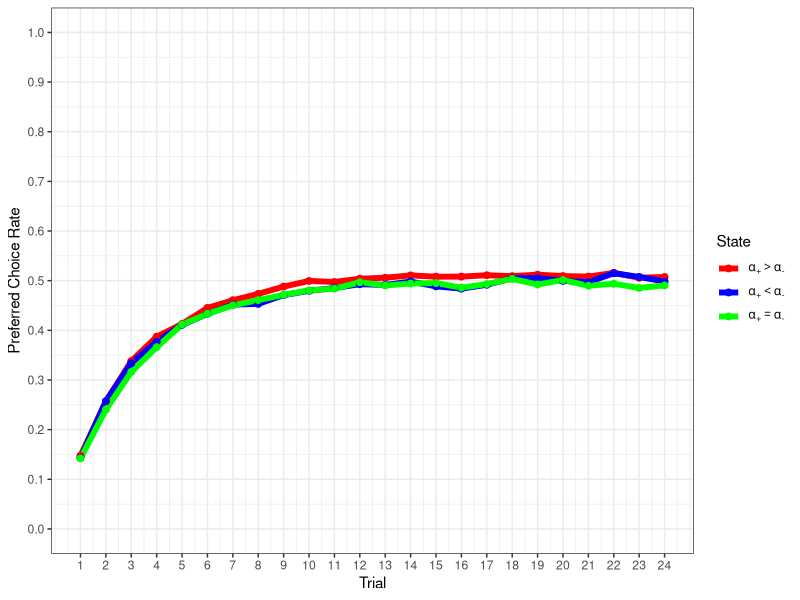
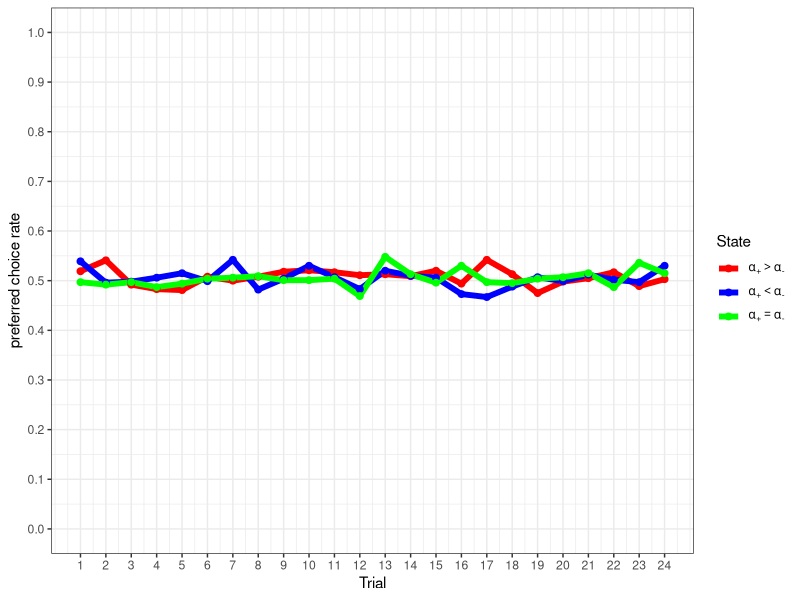

The R source for these figures, in order:

rm(list = ls())

library(data.table)
library(ggplot2)
library(cowplot)
library(dplyr)

session_simulate <- function(n_trials, nsims, beta) {
  # create an empty list
  result_for_each_condition <- list()
  for (i in 1:3) {
    # condition on learning rate
    if(i==1){
      positive_lr <- 0.45
      negative_lr <- 0.15
    }else if(i==2){
      positive_lr <- 0.30
      negative_lr <- 0.30
    }else if(i==3){
      positive_lr <- 0.15
      negative_lr <- 0.45
    }
    # initials for the simulation and the trials
    preffered_for_each_condition <- list()
    q1_for_each_trial <- matrix(NA, nrow=nsims, ncol=n_trials)
    q2_for_each_trial <- matrix(NA, nrow=nsims, ncol=n_trials)
    c1_for_each_trial <- matrix(NA, nrow=nsims, ncol=n_trials)
    c2_for_each_trial <- matrix(NA, nrow=nsims, ncol=n_trials)
    
    for (s in 1:nsims) {
      # initials for the trials
      Q = c(0,0)
      outcome = matrix(NA, n_trials, 2)
      dv1 = rep(NA,n_trials)
      dv2 = rep(NA, n_trials)
      prob_choose_1 = rep(NA,n_trials)
      prob_choose_2 = rep(NA,n_trials)
      choose_1 = rep(NA,n_trials)
      choose_2 = rep(NA,n_trials)
      for (t in 1:n_trials) {
        p1 = 0.50
        p2 = 0.50
        dv1[t] <- (Q[2]-Q[1])
        dv2[t] <- (Q[1]-Q[2])
        prob_choose_1[t] = 1/(1+exp(beta*dv1[t]))
        prob_choose_2[t] = 1/(1+exp(beta*dv2[t]))
        choose_1 <- as.numeric(runif(1)<=prob_choose_1[t])
        choose_2 <- as.numeric(runif(1)<=prob_choose_2[t])
        c1_for_each_trial[s,t] <- choose_1
        c2_for_each_trial[s,t] <- choose_2
        outcome[t,1] = as.numeric(runif(1)<=p1)
        outcome[t,2] = as.numeric(runif(1)<=p2)
        PE1 <- outcome[t,1]-Q[1]
        PE2 <- outcome[t,2]-Q[2]
        if(PE1>0 & c1_for_each_trial[s,t]==1){
          Q[1] <- Q[1] + positive_lr*PE1
        }else if(PE1<0 & c1_for_each_trial[s,t]==0){
          Q[1] <- Q[1] + positive_lr*PE1
        }else if(PE1<0 & c1_for_each_trial[s,t] == 1){
          Q[1] <- Q[1] + negative_lr*PE1
        }else if(PE1>0 & c1_for_each_trial[s,t] == 0){
          Q[1] <- Q[1] + negative_lr*PE1
        }
        if (PE2>0 & c2_for_each_trial[s,t] == 1){
          Q[2] <- Q[2] + positive_lr*PE2
        }else if (PE2>0 & c2_for_each_trial[s,t] == 0){
          Q[2] <- Q[2] + negative_lr*PE2
        } else if(PE2<0 & c2_for_each_trial[s,t] == 1){
          Q[2] <- Q[2] + negative_lr*PE2
        }else if(PE2<0 & c2_for_each_trial[s,t] == 0){
          Q[2] <- Q[2] + positive_lr*PE2
        }
        q1_for_each_trial[s,t] <- Q[1]
        q2_for_each_trial[s,t] <- Q[2]
      } # end of trials loop
    } # end of simulation loop
    c1_mean <- apply(c1_for_each_trial, 2, mean)
    c2_mean <- apply(c2_for_each_trial, 2, mean)
    nc1 <- sum(c1_mean>0.50)
    nc2 <- sum(c2_mean>0.50)
    condition=i
    if(nc1 > nc2){
      q1=apply(q1_for_each_trial, 2, mean)
      c1=apply(c1_for_each_trial, 2, mean)
      df=data.frame(Q=q1,C=c1,condition)
    }else{
      q2=apply(q2_for_each_trial, 2, mean)
      c2=apply(c2_for_each_trial, 2, mean)
      df=data.frame(Q=q2,C=c2,condition)
    }
    result_for_each_condition[[i]] <- df
  } # end of condition loop
  names(result_for_each_condition) <- paste0('condition',1:3)
  return(result_for_each_condition)
}

n_trials = 24
nsims    = 1000
beta     = 3
middle_point <- round(n_trials/2)
df  <- session_simulate(n_trials, nsims, beta)
df
df <- do.call(rbind, df)
df$condition <- factor(df$condition, levels = 1:3, labels = c('greater','less','equal'))
long=data.frame(trial=rep(1:n_trials,3),
                Q=df$Q,
                Choose=df$C,
                Condition=df$condition)
long$Condition <- as.factor(long$Condition)
long$trial <- as.numeric(long$trial)
legend_labels <- c(expression(alpha[`+`]>alpha[`-`]),
                   expression(alpha[`+`]<alpha[`-`]),
                   expression(alpha[`+`]==alpha[`-`]))
ggplot(long, aes(x=trial, y=Q))+
  geom_line(aes(color = Condition), size=2)+
  geom_point(aes(color = Condition), size=2)+
  xlab('Trial')+ylab('Preferred Choice Rate')+
  theme_bw() +
  scale_y_continuous(n.breaks = 10,limits = c(0, 1))+
  scale_x_continuous(breaks = 1:n_trials)+
  scale_color_manual(name='State',values = c("red", "blue", 'green'), labels = parse(text = legend_labels))
# ggsave('plot_Preferred.jpg')


ggplot(long, aes(x=trial, y=Choose))+
  geom_line(aes(color = Condition), size=2)+
  geom_point(aes(color = Condition), size=2)+
  xlab('Trial')+ylab('preferred choice rate')+
  theme_bw() +
  scale_y_continuous(n.breaks = 10,limits = c(0, 1))+
  scale_x_continuous(breaks = 1:n_trials)+
  scale_color_manual(name='State',values = c("red", "blue", 'green'), labels = parse(text = legend_labels))
# ggsave('plot_Choosen.jpg')
